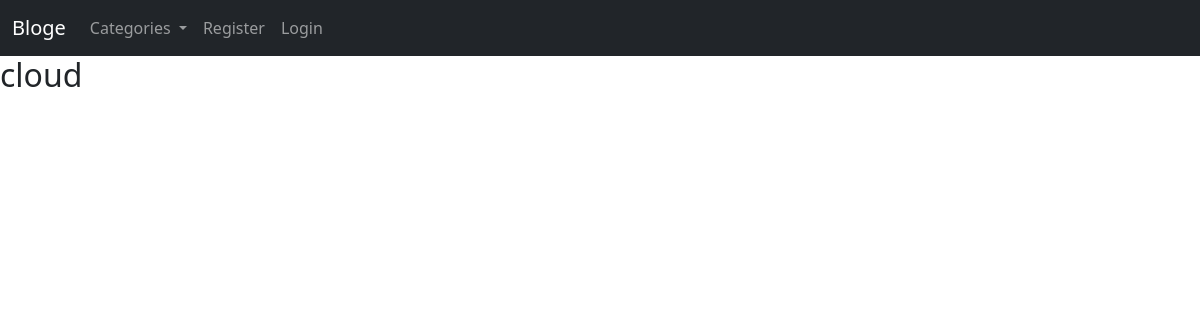
The app's page /category/cloud, older data.
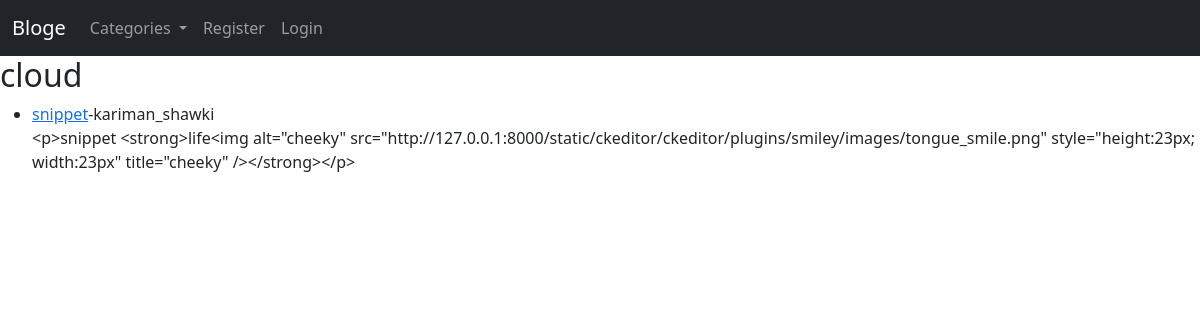
The same page, newer data.
### myblog/models.py (models this page shows, shortened)
class Post(models.Model):
    title = models.CharField(max_length=255)
    title_tag = models.CharField(max_length=255)
    header_image=models.ImageField(null=True, blank=True, upload_to="images/")
    author = models.ForeignKey(User, on_delete=models.CASCADE)
    category = models.ForeignKey(Category,
                                 on_delete=models.SET_DEFAULT,
                                 default=1)
    snippet = models.CharField(max_length=255, default="Click Link Above To Read Blog......")
    body = RichTextField(blank=True, null=True)
    post_date = models.DateField(auto_now_add=True)
    likes = models.ManyToManyField(User, related_name='blog_posts')
    def __str__(self):
        return self.title + " | " + str(self.author)

### myblog/views.py (the view)
# urls.py: path("category/<str:category_name>", CategoryView, name="category-detail"),
def CategoryView(request, category_name):
    category_name=category_name.replace("-", " ")
    category = Category.objects.get(name=category_name)
    print(category)
    posts = Post.objects.filter(category=category)
    print(posts)
    context = {"category": category, "posts": posts}
    return render(request, "categories.html", context)

### ablog/context_processors.py (called while the page is built)
def add_variable_to_context(request):
    return {
        "categories": Category.objects.order_by("id").all(),
    }

### myblog/models.py (called while the page is built)
    def __str__(self):
        return self.name

### myblog/templates/categories.html (shortened to what this page needs)
{% extends 'base.html' %} {% block content %}
<h2>{{ category }}</h2>
<ul>
  {% for post in posts %}
  <li>
    <a href="{% url 'post-detail' post.pk %}">{{post.title}}</a>-{{post.author}}
    <p>{{ post.body| slice:":200" }}</p>
  </li>
  {% endfor %}
</ul>
{% endblock %}

Row changes from the older to the newer data that the page shows:
added Post: title "snippet", author "kariman_shawki", body "<p>snippet <strong>life<img alt=\"cheeky\" src=\"http://127.0.0.1:8000/static/ckeditor/ckeditor/plugins/smiley/images/tongue_smile.png\" style=\"height:23px; width:23px\" title=\"cheeky\" /></strong></p>"
